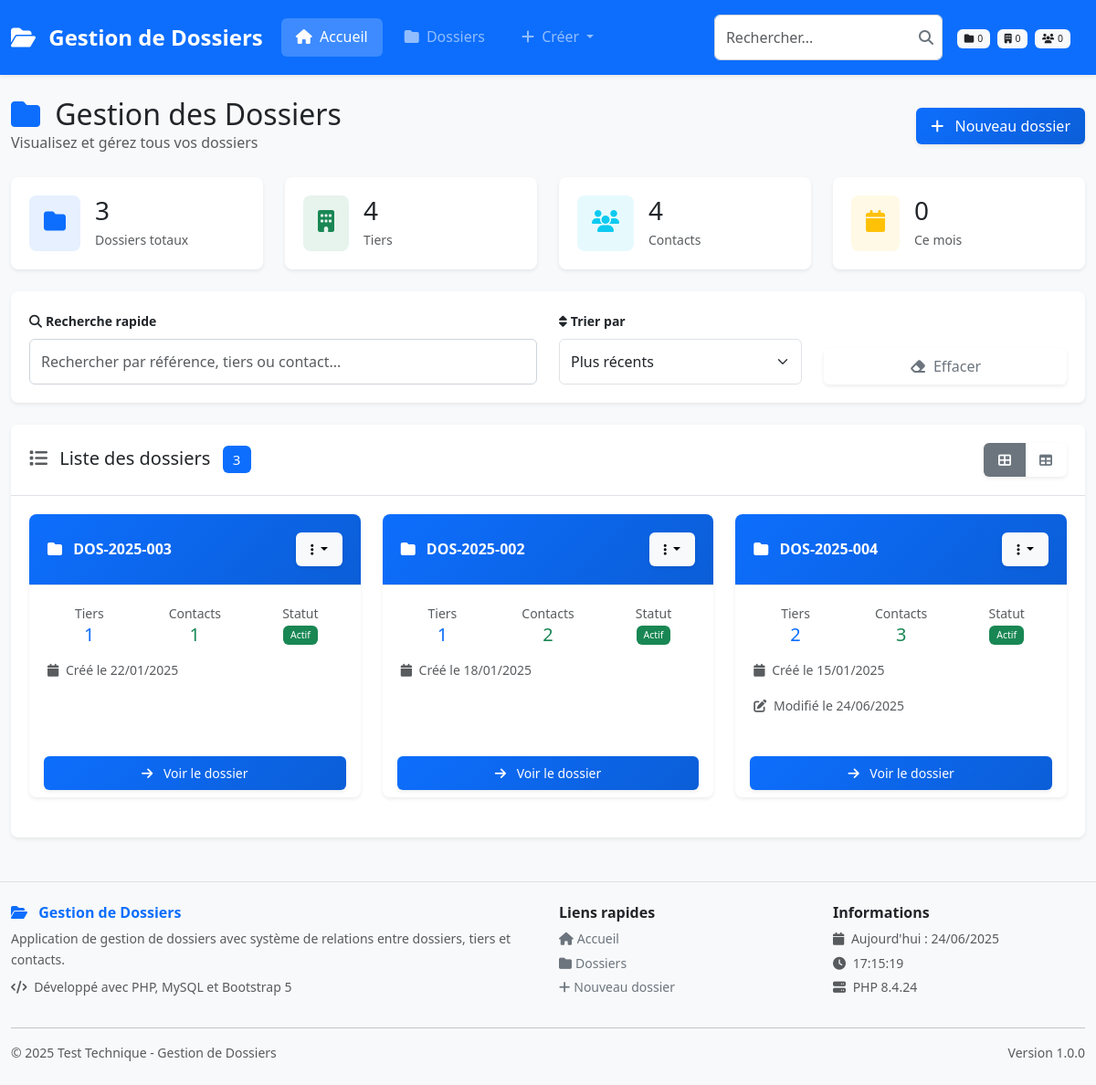
The page / on the database its author committed.
### tables this page shows
CREATE TABLE `entites` (
  `id` int(11) NOT NULL AUTO_INCREMENT,
  `type` enum('dossier','tiers','contact') NOT NULL COMMENT 'Type d''entité',
  `reference` varchar(50) DEFAULT NULL COMMENT 'Référence unique pour les dossiers (ex: DOS-2025-001)',
  `denomination` varchar(255) DEFAULT NULL COMMENT 'Dénomination pour les tiers',
  `nom` varchar(100) DEFAULT NULL COMMENT 'Nom pour les contacts',
  `prenom` varchar(100) DEFAULT NULL COMMENT 'Prénom pour les contacts',
  `email` varchar(255) DEFAULT NULL COMMENT 'Email pour les contacts',
  `actif` tinyint(1) DEFAULT '1' COMMENT 'Soft delete',
  `date_creation` datetime NOT NULL DEFAULT CURRENT_TIMESTAMP,
  `date_modification` datetime DEFAULT NULL ON UPDATE CURRENT_TIMESTAMP,
  PRIMARY KEY (`id`),
  UNIQUE KEY `reference` (`reference`),
  KEY `idx_type` (`type`),
  KEY `idx_reference` (`reference`),
  KEY `idx_denomination` (`denomination`),
  KEY `idx_email` (`email`),
  KEY `idx_nom_prenom` (`nom`,`prenom`),
  KEY `idx_actif` (`actif`),
  FULLTEXT KEY `denomination` (`denomination`,`nom`,`prenom`,`email`)
);

### views/dossiers/list.php (the view, shortened to what the rows shown need)
<div class="row align-items-center mb-4">
    <div class="col">
        <h1 class="h2 mb-0">
            <i class="fas fa-folder text-primary me-2"></i>
            Gestion des Dossiers
        </h1>
    </div>
</div>
<div class="card border-0 shadow-sm">
    <div class="card-body" id="dossiers-container">
        <?php if (empty($dossiers)): ?>
            <div class="text-center py-5">
                <div class="mb-4">
                    <i class="fas fa-folder-open text-muted" style="font-size: 4rem;"></i>
                </div>
                <h5 class="text-muted">Aucun dossier trouvé</h5>
                <p class="text-muted mb-4">
                    Commencez par créer votre premier dossier pour organiser vos tiers et contacts.
                </p>
                <a href="<?= BASE_URL ?>dossier/create" class="btn btn-primary">
                    <i class="fas fa-plus me-2"></i>
                    Créer un dossier
                </a>
            </div>
        <?php else: ?>
            <div id="cards-view">
                <div class="row" id="dossiers-cards">
                    <?php foreach ($dossiers as $dossier): ?>
                        <div class="col-lg-4 col-md-6 mb-4 dossier-card"
                             data-reference="<?= e(strtolower($dossier['reference'])) ?>"
                             data-date="<?= e($dossier['date_creation']) ?>">
                            <div class="card h-100 border-0 shadow-sm hover-shadow">
                                <div class="card-header bg-gradient-primary text-white">
                                    <div class="d-flex justify-content-between align-items-center">
                                        <h6 class="mb-0 fw-bold">
                                            <i class="fas fa-folder me-2"></i>
                                            <?= e($dossier['reference']) ?>
                                        </h6>
                                        <div class="dropdown">
                                            <button class="btn btn-light btn-sm dropdown-toggle"
                                                    type="button"
                                                    data-bs-toggle="dropdown">
                                                <i class="fas fa-ellipsis-v"></i>
                                            </button>
                                        </div>
                                    </div>
                                </div>
                                <div class="card-body">
                                    <div class="row text-center mb-3">
                                        <div class="col-4">
                                            <div class="small text-muted">Tiers</div>
                                            <div class="h5 text-primary mb-0">
                                                <?= e($dossier['nb_tiers'] ?? 0) ?>
                                            </div>
                                        </div>
                                        <div class="col-4">
                                            <div class="small text-muted">Contacts</div>
                                            <div class="h5 text-success mb-0">
                                                <?= e($dossier['nb_contacts'] ?? 0) ?>
                                            </div>
                                        </div>
                                        <div class="col-4">
                                            <div class="small text-muted">Statut</div>
                                            <div class="small">
                                                <span class="badge bg-success">Actif</span>
                                            </div>
                                        </div>
                                    </div>
                                    <div class="small text-muted mb-3">
                                        <i class="fas fa-calendar me-1"></i>
                                        Créé le <?= formatDateShort($dossier['date_creation']) ?>
                                    </div>
                                    <?php if (!empty($dossier['date_modification']) && $dossier['date_modification'] !== $dossier['date_creation']): ?>
                                        <div class="small text-muted mb-3">
                                            <i class="fas fa-edit me-1"></i>
                                            Modifié le <?= formatDateShort($dossier['date_modification']) ?>
                                        </div>
                                    <?php endif; ?>
                                </div>
                                <div class="card-footer bg-transparent border-top-0">
                                    <a href="<?= BASE_URL ?>dossier/<?= e($dossier['id']) ?>"
                                       class="btn btn-primary btn-sm w-100">
                                        <i class="fas fa-arrow-right me-2"></i>
                                        Voir le dossier
                                    </a>
                                </div>
                            </div>
                        </div>
                    <?php endforeach; ?>
                </div>
            </div>
        <?php endif; ?>
    </div>
</div>

### rows shown on the page
entites: reference "DOS-2025-003", nb_tiers "1", nb_contacts "1", date_creation "22/01/2025"
entites: reference "DOS-2025-002", nb_tiers "1", nb_contacts "2", date_creation "18/01/2025"
entites: reference "DOS-2025-004", nb_tiers "2", nb_contacts "3", date_creation "15/01/2025", date_modification "24/06/2025"

### other values the page prints
APP_NAME "Gestion de Dossiers"
$stats['total_dossiers'] "3"
$stats['total_tiers'] "4"
$stats['total_contacts'] "4"
$stats['dossiers_ce_mois'] "0"
count($dossiers ?? []) "3"
phpversion() "8.4.24"
APP_VERSION "1.0.0"
